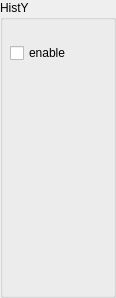
<?xml version="1.0" encoding="UTF-8"?>
<ui version="4.0">
 <class>HistYBox</class>
 <widget class="QGroupBox" name="HistYBox">
  <property name="geometry">
   <rect>
    <x>0</x>
    <y>0</y>
    <width>116</width>
    <height>298</height>
   </rect>
  </property>
  <property name="sizePolicy">
   <sizepolicy hsizetype="Minimum" vsizetype="Preferred">
    <horstretch>0</horstretch>
    <verstretch>0</verstretch>
   </sizepolicy>
  </property>
  <property name="minimumSize">
   <size>
    <width>116</width>
    <height>0</height>
   </size>
  </property>
  <property name="windowTitle">
   <string>GroupBox</string>
  </property>
  <property name="title">
   <string>HistY</string>
  </property>
  <widget class="QCheckBox" name="enable">
   <property name="geometry">
    <rect>
     <x>10</x>
     <y>40</y>
     <width>93</width>
     <height>26</height>
    </rect>
   </property>
   <property name="text">
    <string>enable</string>
   </property>
  </widget>
 </widget>
 <resources/>
 <connections/>
</ui>
